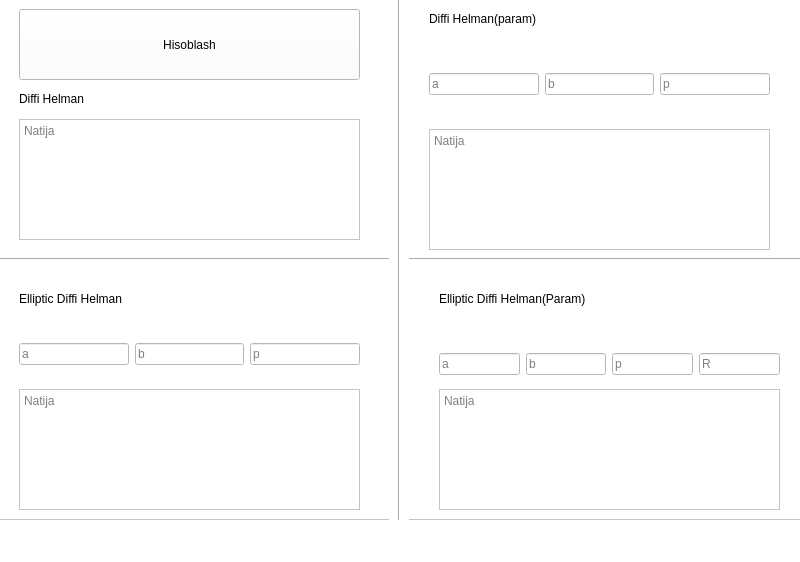
<?xml version="1.0" encoding="UTF-8"?>
<ui version="4.0">
 <class>MainWindow</class>
 <widget class="QMainWindow" name="MainWindow">
  <property name="geometry">
   <rect>
    <x>0</x>
    <y>0</y>
    <width>800</width>
    <height>562</height>
   </rect>
  </property>
  <property name="windowTitle">
   <string>MainWindow</string>
  </property>
  <property name="styleSheet">
   <string notr="true">background-color: rgb(255, 255, 255);</string>
  </property>
  <widget class="QWidget" name="centralwidget">
   <widget class="QFrame" name="frame">
    <property name="geometry">
     <rect>
      <x>-11</x>
      <y>-1</y>
      <width>821</width>
      <height>521</height>
     </rect>
    </property>
    <property name="frameShape">
     <enum>QFrame::StyledPanel</enum>
    </property>
    <property name="frameShadow">
     <enum>QFrame::Raised</enum>
    </property>
    <widget class="Line" name="line">
     <property name="geometry">
      <rect>
       <x>10</x>
       <y>250</y>
       <width>801</width>
       <height>20</height>
      </rect>
     </property>
     <property name="orientation">
      <enum>Qt::Horizontal</enum>
     </property>
    </widget>
    <widget class="Line" name="line_2">
     <property name="geometry">
      <rect>
       <x>400</x>
       <y>-10</y>
       <width>20</width>
       <height>551</height>
      </rect>
     </property>
     <property name="orientation">
      <enum>Qt::Vertical</enum>
     </property>
    </widget>
    <widget class="QTextBrowser" name="textBrowser">
     <property name="geometry">
      <rect>
       <x>30</x>
       <y>120</y>
       <width>341</width>
       <height>121</height>
      </rect>
     </property>
     <property name="whatsThis">
      <string>&lt;html&gt;&lt;head/&gt;&lt;body&gt;&lt;p&gt;dsadasd&lt;/p&gt;&lt;/body&gt;&lt;/html&gt;</string>
     </property>
     <property name="placeholderText">
      <string>Natija</string>
     </property>
    </widget>
    <widget class="QTextBrowser" name="textBrowser_2">
     <property name="geometry">
      <rect>
       <x>30</x>
       <y>390</y>
       <width>341</width>
       <height>121</height>
      </rect>
     </property>
     <property name="placeholderText">
      <string>Natija</string>
     </property>
    </widget>
    <widget class="QTextBrowser" name="textBrowser_3">
     <property name="geometry">
      <rect>
       <x>450</x>
       <y>390</y>
       <width>341</width>
       <height>121</height>
      </rect>
     </property>
     <property name="placeholderText">
      <string>Natija</string>
     </property>
    </widget>
    <widget class="QTextBrowser" name="textBrowser_4">
     <property name="geometry">
      <rect>
       <x>440</x>
       <y>130</y>
       <width>341</width>
       <height>121</height>
      </rect>
     </property>
     <property name="placeholderText">
      <string>Natija</string>
     </property>
    </widget>
    <widget class="QLabel" name="label">
     <property name="geometry">
      <rect>
       <x>30</x>
       <y>90</y>
       <width>121</width>
       <height>20</height>
      </rect>
     </property>
     <property name="text">
      <string>Diffi Helman</string>
     </property>
    </widget>
    <widget class="QLabel" name="label_2">
     <property name="geometry">
      <rect>
       <x>440</x>
       <y>10</y>
       <width>211</width>
       <height>20</height>
      </rect>
     </property>
     <property name="text">
      <string>Diffi Helman(param)</string>
     </property>
    </widget>
    <widget class="QLabel" name="label_3">
     <property name="geometry">
      <rect>
       <x>30</x>
       <y>290</y>
       <width>271</width>
       <height>20</height>
      </rect>
     </property>
     <property name="text">
      <string>Elliptic Diffi Helman</string>
     </property>
    </widget>
    <widget class="QLabel" name="label_4">
     <property name="geometry">
      <rect>
       <x>450</x>
       <y>290</y>
       <width>211</width>
       <height>20</height>
      </rect>
     </property>
     <property name="text">
      <string>Elliptic Diffi Helman(Param)</string>
     </property>
    </widget>
    <widget class="QWidget" name="layoutWidget">
     <property name="geometry">
      <rect>
       <x>440</x>
       <y>70</y>
       <width>341</width>
       <height>30</height>
      </rect>
     </property>
     <layout class="QHBoxLayout" name="horizontalLayout_2">
      <item>
       <widget class="QLineEdit" name="lineEdit_4">
        <property name="placeholderText">
         <string>a</string>
        </property>
       </widget>
      </item>
      <item>
       <widget class="QLineEdit" name="lineEdit_5">
        <property name="placeholderText">
         <string>b</string>
        </property>
       </widget>
      </item>
      <item>
       <widget class="QLineEdit" name="lineEdit_6">
        <property name="placeholderText">
         <string>p</string>
        </property>
       </widget>
      </item>
     </layout>
    </widget>
    <widget class="QPushButton" name="pushButton">
     <property name="geometry">
      <rect>
       <x>30</x>
       <y>10</y>
       <width>341</width>
       <height>71</height>
      </rect>
     </property>
     <property name="text">
      <string>Hisoblash</string>
     </property>
    </widget>
    <widget class="QWidget" name="">
     <property name="geometry">
      <rect>
       <x>30</x>
       <y>340</y>
       <width>341</width>
       <height>30</height>
      </rect>
     </property>
     <layout class="QHBoxLayout" name="horizontalLayout">
      <item>
       <widget class="QLineEdit" name="lineEdit">
        <property name="placeholderText">
         <string>a</string>
        </property>
       </widget>
      </item>
      <item>
       <widget class="QLineEdit" name="lineEdit_2">
        <property name="placeholderText">
         <string>b</string>
        </property>
       </widget>
      </item>
      <item>
       <widget class="QLineEdit" name="lineEdit_3">
        <property name="placeholderText">
         <string>p</string>
        </property>
       </widget>
      </item>
     </layout>
    </widget>
    <widget class="QWidget" name="">
     <property name="geometry">
      <rect>
       <x>450</x>
       <y>350</y>
       <width>341</width>
       <height>30</height>
      </rect>
     </property>
     <layout class="QHBoxLayout" name="horizontalLayout_3">
      <item>
       <widget class="QLineEdit" name="lineEdit_7">
        <property name="placeholderText">
         <string>a</string>
        </property>
       </widget>
      </item>
      <item>
       <widget class="QLineEdit" name="lineEdit_8">
        <property name="placeholderText">
         <string>b</string>
        </property>
       </widget>
      </item>
      <item>
       <widget class="QLineEdit" name="lineEdit_9">
        <property name="placeholderText">
         <string>p</string>
        </property>
       </widget>
      </item>
      <item>
       <widget class="QLineEdit" name="lineEdit_10">
        <property name="placeholderText">
         <string>R</string>
        </property>
       </widget>
      </item>
     </layout>
    </widget>
   </widget>
  </widget>
  <widget class="QMenuBar" name="menubar">
   <property name="geometry">
    <rect>
     <x>0</x>
     <y>0</y>
     <width>800</width>
     <height>25</height>
    </rect>
   </property>
  </widget>
  <widget class="QStatusBar" name="statusbar"/>
 </widget>
 <resources/>
 <connections/>
</ui>
